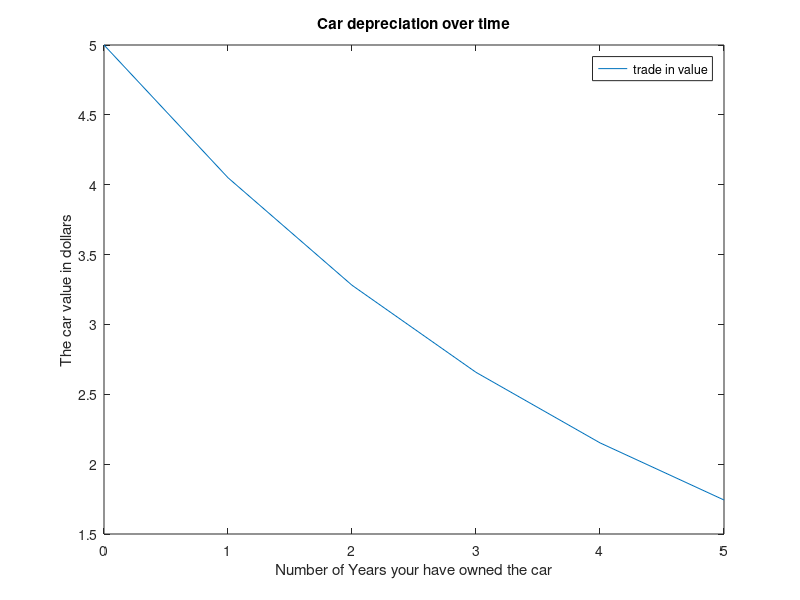

This chart was generated by the following MATLAB code:
%% Header
% Name: ENGR114 Student
% Class: ENGR224, Fall 2018
% Date: 12/04/18
% Description: This script asks a user for a car value and number of years
% It then calculates the car's value over time and 
% plots the car value over time
%% clc, clear
% clears command window, clears all workspace variables and closes all plot windows
clc, clear, close all 
%% Ask user for input and validate
% user must input a value between 0 and 24,000
% user must input a number years between 0 and 20
value=-1;   %initialize the value variable with invalid input
num_years = -1; % initialize the num_years variable with invalid input
while ~((value>0&value<=24000)&(num_years>0&num_years<=20&mod(num_years,1)==0))
    value = input('Enter the car value: '); % ask user for car's initial value
    num_years = input('Enter the number of years you will keep the car: '); % ask user for number of years
end
%% Calculate the car's value each year
% new_value = old_value - old_value*rate
% set rate of depreciation at 19%
rate = 0.19; % set the depreciation rate to 19% or 0.19
value_mat = value;
for i=1:num_years  % run the for loop for the number of years the user specifies
    % calculate the car's value each year
    value_mat(end+1)=value_mat(end) - value_mat(end)*rate; 
end % end the for loop

%% Tell the user how much there car is worth after x number of years
% in fprintf %1.2f will keep the field width at 1 unless the number is 10
% or bigger then it expands to show all the digits
fprintf('\n After %d years your car is worth $%1.2f \n',num_years,value_mat(end))

%% Plot the car's value over time
x = [0:numel(value_mat)-1]; % x matrix for number of years the car has been owned, starting at zero
plot(x,value_mat) % plot x matrix vs car's value
xlabel('Number of Years your have owned the car') %x-axis label
ylabel('The car value in dollars') % y-axis label
title('Car depreciation over time') % add a title
legend(['trade in value']) %add a legend





